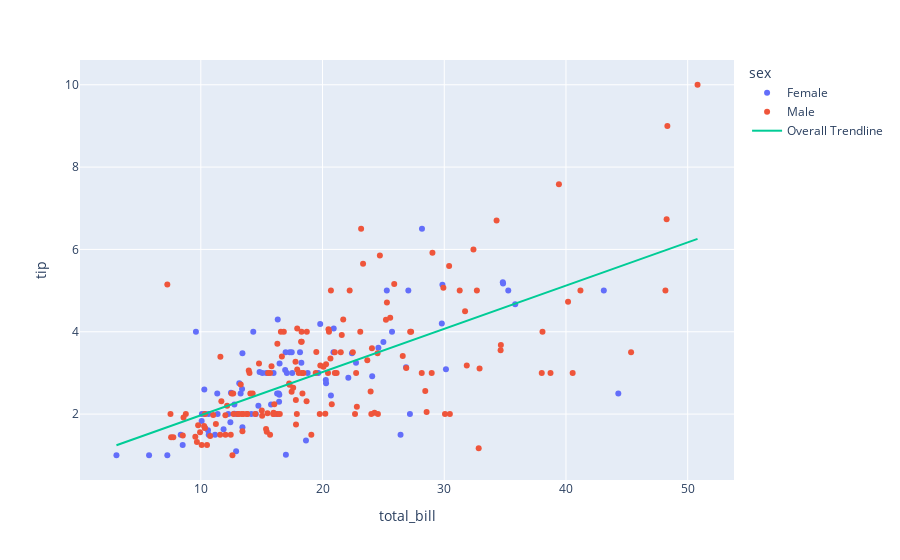

The notebook cell this image was saved under:
### Markdown cell above
만약 Color로 범주형 데이터를 분류하고 추세선은 전체 데이터를 활용해서 구분하고 싶다면 trendline_scope="overall" 로 지정합니다.

### Code cell
df = px.data.tips()
fig = px.scatter(df, x="total_bill", y="tip", color="sex", trendline="ols",trendline_scope="overall")

fig.show()

### Figure 1 — Plotly figure (JSON) as saved in the notebook; plotly's stock layout.template omitted (floating-point values rounded to 4 significant figures; data arrays with more than 128 entries replaced by an {"elided": "..."} marker saying what was removed)
{"data": [{"hovertemplate": "sex=Female<br>total_bill=%{x}<br>tip=%{y}<extra></extra>", "legendgroup": "Female", "marker": {"color": "#636efa", "symbol": "circle"}, "mode": "markers", "name": "Female", "orientation": "v", "showlegend": true, "type": "scatter", "x": [16.99, 24.59, 35.26, 14.83, 10.33, 16.97, 20.29, 15.77, 19.65, 15.06, 20.69, 16.93, 10.29, 34.81, 26.41, 16.45, 3.07, 17.07, 26.86, 25.28, 14.73, 10.07, 34.83, 5.75, 16.32, 22.75, 11.35, 15.38, 44.3, 22.42, 20.92, 14.31, 7.25, 25.71, 17.31, 10.65, 12.43, 24.08, 13.42, 12.48, 29.8, 14.52, 11.38, 20.27, 11.17, 12.26, 18.26, 8.51, 10.33, 14.15, 13.16, 17.47, 27.05, 16.43, 8.35, 18.64, 11.87, 29.85, 25, 13.39, 16.21, 17.51, 10.59, 10.63, 9.6, 20.9, 18.15, 19.81, 43.11, 13, 12.74, 13, 16.4, 16.47, 12.76, 13.27, 28.17, 12.9, 30.14, 13.42, 15.98, 16.27, 10.09, 22.12, 35.83, 27.18, 18.78], "xaxis": "x", "y": [1.01, 3.61, 5, 3.02, 1.67, 3.5, 2.75, 2.23, 3, 3, 2.45, 3.07, 2.6, 5.2, 1.5, 2.47, 1, 3, 3.14, 5, 2.2, 1.83, 5.17, 1, 4.3, 3.25, 2.5, 3, 2.5, 3.48, 4.08, 4, 1, 4, 3.5, 1.5, 1.8, 2.92, 1.68, 2.52, 4.2, 2, 2, 2.83, 1.5, 2, 3.25, 1.25, 2, 2, 2.75, 3.5, 5, 2.3, 1.5, 1.36, 1.63, 5.14, 3.75, 2.61, 2, 3, 1.61, 2, 4, 3.5, 3.5, 4.19, 5, 2, 2.01, 2, 2.5, 3.23, 2.23, 2.5, 6.5, 1.1, 3.09, 3.48, 3, 2.5, 2, 2.88, 4.67, 2, 3], "yaxis": "y"}, {"hovertemplate": "sex=Male<br>total_bill=%{x}<br>tip=%{y}<extra></extra>", "legendgroup": "Male", "marker": {"color": "#EF553B", "symbol": "circle"}, "mode": "markers", "name": "Male", "orientation": "v", "showlegend": true, "type": "scatter", "x": {"elided": "157 float values"}, "xaxis": "x", "y": {"elided": "157 float values"}, "yaxis": "y"}, {"hovertemplate": "<b>OLS trendline</b><br>tip = 0.105025 * total_bill + 0.92027<br>R<sup>2</sup>=0.456617<br><br>total_bill=%{x}<br>tip=%{y} <b>(trend)</b><extra></extra>", "legendgroup": "Overall Trendline", "line": {"color": "#00cc96"}, "mode": "lines", "name": "Overall Trendline", "showlegend": true, "type": "scatter", "x": {"elided": "244 float values"}, "xaxis": "x", "y": {"elided": "244 float values"}, "yaxis": "y"}], "layout": {"legend": {"title": {"text": "sex"}, "tracegroupgap": 0}, "margin": {"t": 60}, "xaxis": {"anchor": "y", "domain": [0, 1], "title": {"text": "total_bill"}}, "yaxis": {"anchor": "x", "domain": [0, 1], "title": {"text": "tip"}}}}
